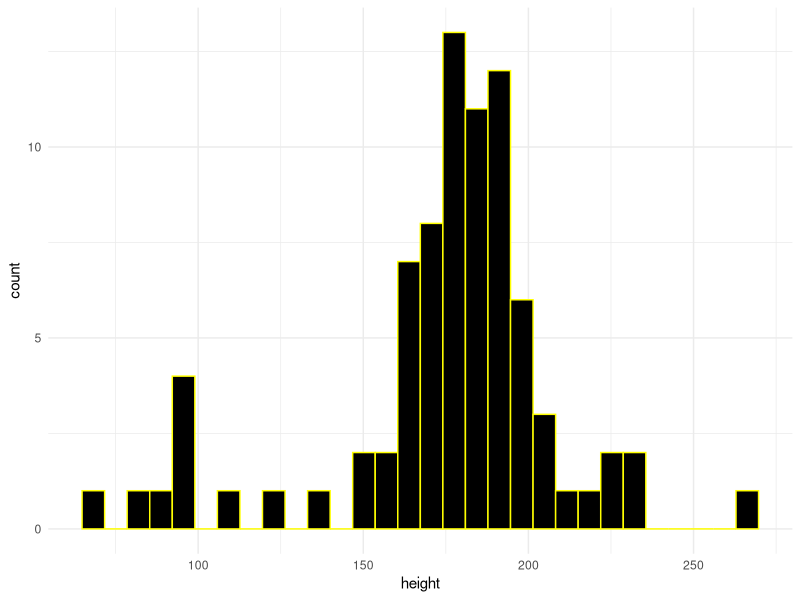
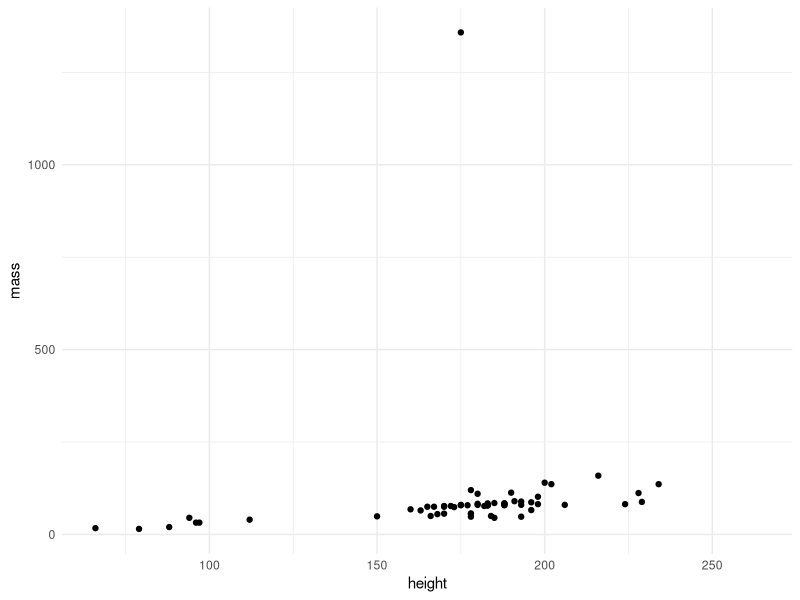

Source code (R) for these figures, in order:
## ---- chunk 1
library(tidyverse)
## ---- chunk 2

dim(starwars)

head(starwars)
## ---- chunk 3
ggplot(data = starwars, aes(x = height)) + geom_histogram(fill = "black", color = "yellow") + theme_minimal()
## ---- chunk 4
ggplot(data = starwars, aes(x = height, y = mass)) + geom_point(color = "black") + theme_minimal()
## ---- chunk 5
mean_height <- mean(starwars$height, na.rm = TRUE)

mean_height
## ---- chunk 6
sd_height <- sd(starwars$height, na.rm = TRUE)
sd_height
